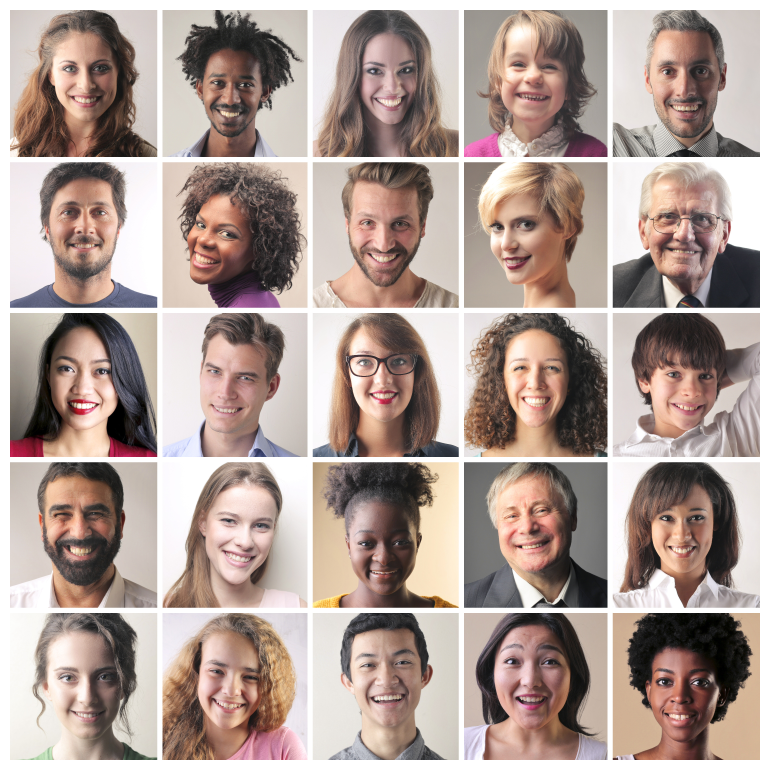
#> input picture Ch3_ObjectDetection/03_04/faces.jpeg, 3080 x 3080 px (shown at 1/4 size)
$ python 03_04.py
#> lines starting #> are read from the running program, lines starting #| are printed output that depends on the picture; after the words box and inside, x2 and y2 are one past the last pixel; in counts of white or black regions, pixels touching at a corner belong together
import numpy as np
import cv2

img = cv2.imread('faces.jpeg',1)
#> img is the input picture: shape (3080, 3080, 3); mean B, G, R 150.4, 157.5, 175.1

# Split into HSV, and output the HSV image
hsv = cv2.cvtColor(img, cv2.COLOR_BGR2HSV)
#> hsv: shape (3080, 3080, 3); mean H, S, V 31.4, 43.7, 175.6
h = hsv[:,:,0]
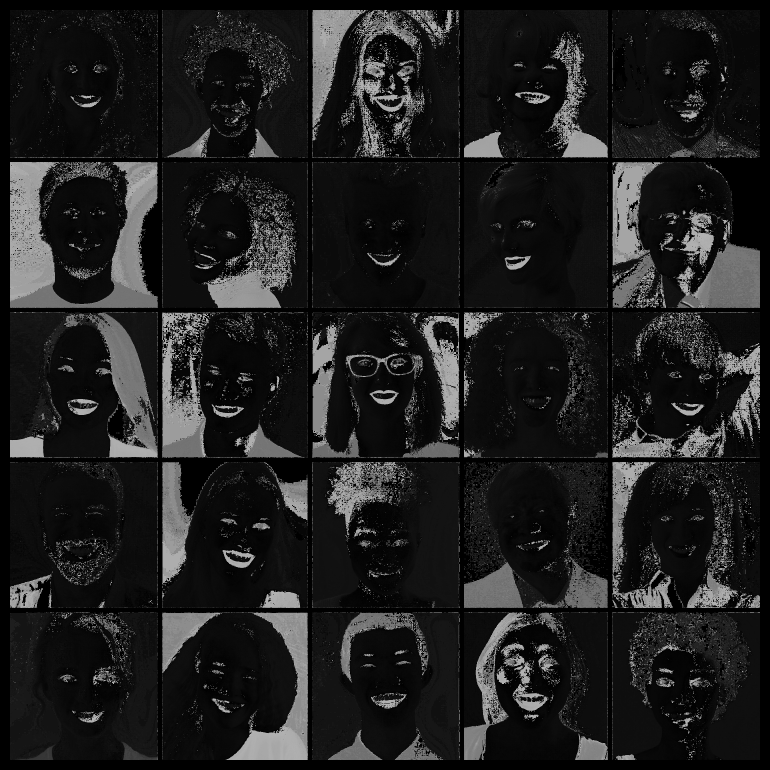
#> h: shape (3080, 3080) (shown at 1/4 size); min 0, max 179, mean 31.4
s = hsv[:,:,1]
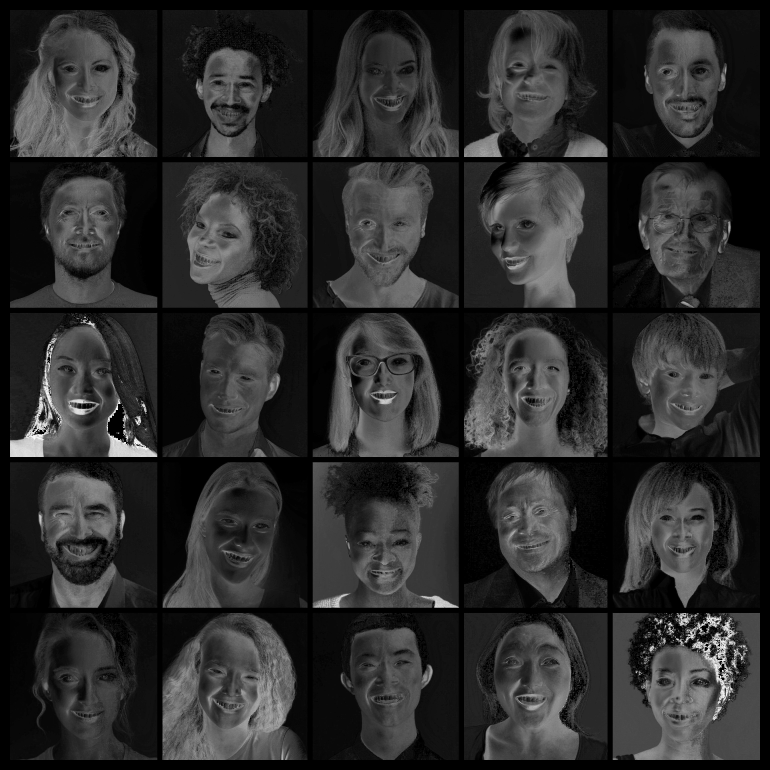
#> s: shape (3080, 3080) (shown at 1/4 size); min 0, max 255, mean 43.7
v = hsv[:,:,2]
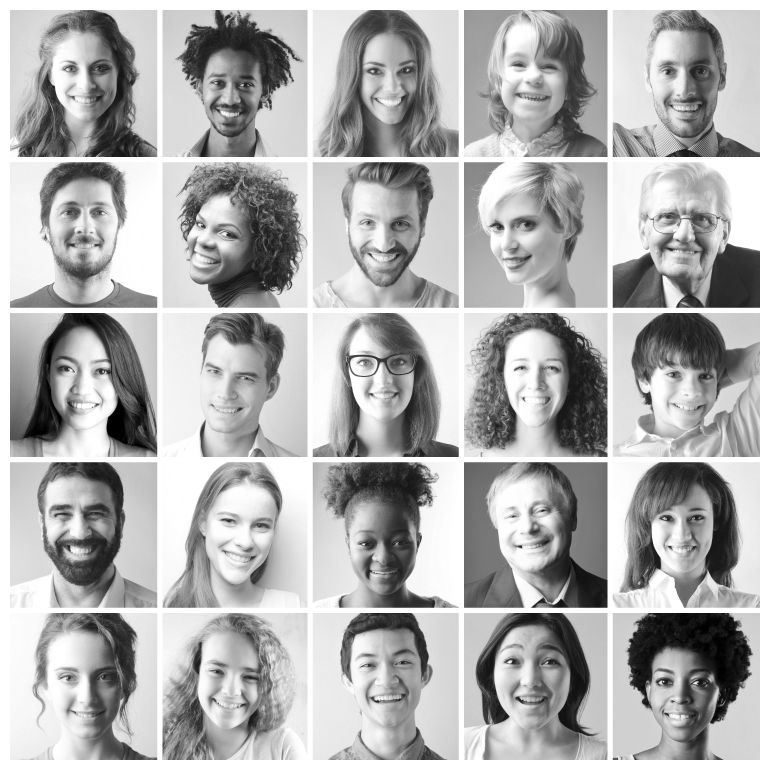
#> v: shape (3080, 3080) (shown at 1/4 size); min 0, max 255, mean 175.6

hsv_split = np.concatenate((h,s,v), axis=1)
hsv_split_smaller = cv2.resize(hsv_split, (0,0), fx=0.2, fy=0.2)
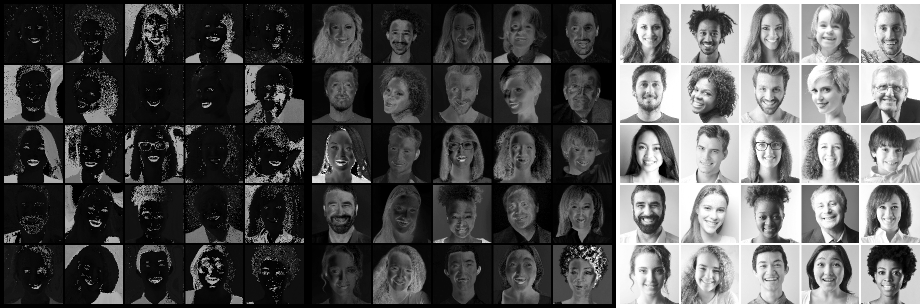
#> hsv_split_smaller: shape (616, 1848) (shown at 1/2 size); min 0, max 255, mean 83.4
cv2.imshow("Split HSV", hsv_split_smaller)

# hardcore skin detection with filter of hue and saturation
ret, min_sat = cv2.threshold(s, 40, 255, cv2.THRESH_BINARY)
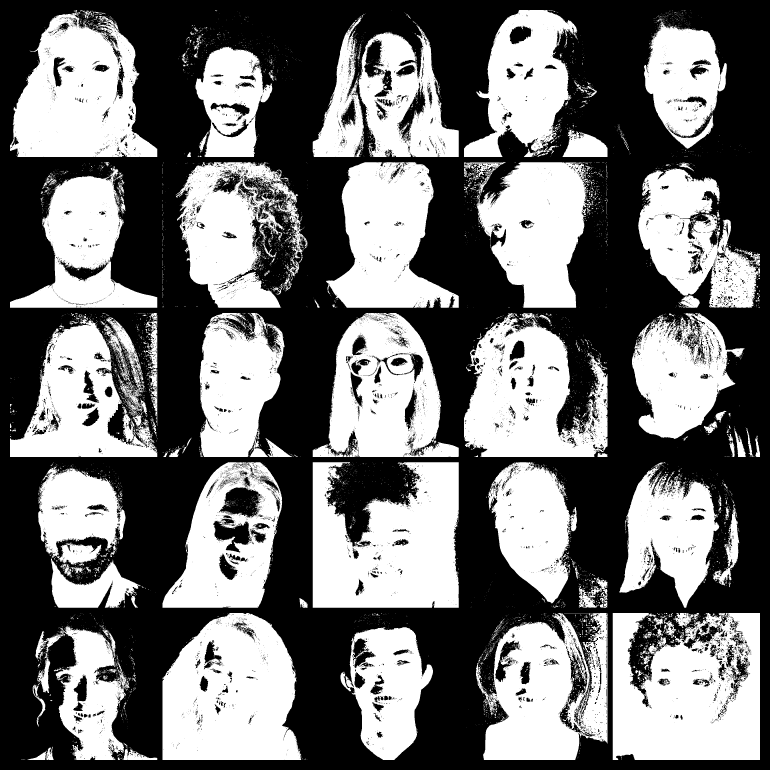
#> min_sat: shape (3080, 3080) (shown at 1/4 size); 44.9% white; 11686 white regions (11020 under 20 px), largest, box (x1, y1, x2, y2) and area: (2451, 2452, 3040, 3040) 278465, (1251, 1849, 1835, 2431) 264208, (650, 2452, 1205, 3040) 257180
ret, max_hue = cv2.threshold(h, 15, 255, cv2.THRESH_BINARY_INV)
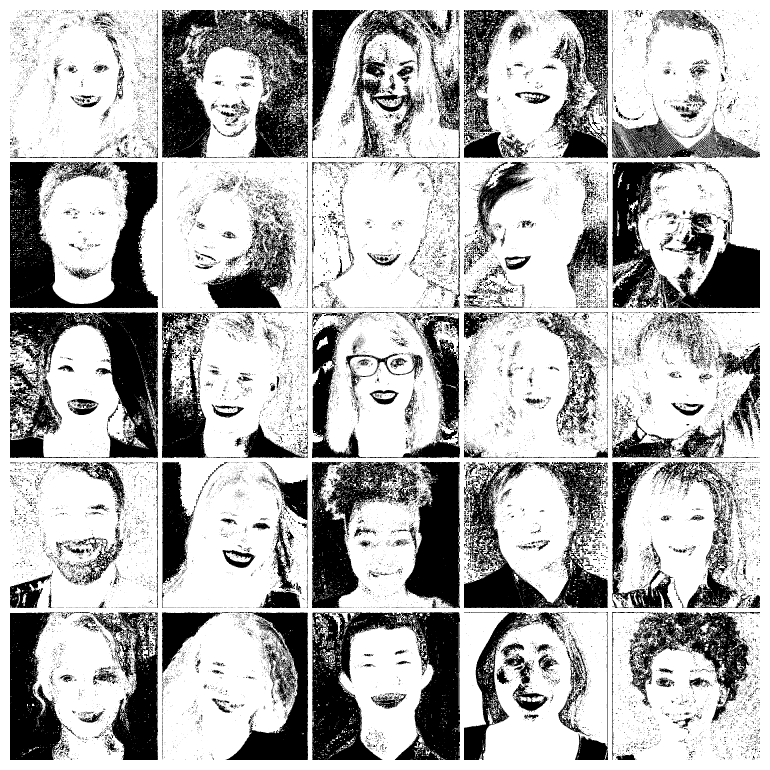
#> max_hue: shape (3080, 3080) (shown at 1/4 size); 70.2% white; 34267 black regions (31185 under 20 px), largest, box (x1, y1, x2, y2) and area: (1248, 2448, 1840, 3040) 196024, (648, 40, 1232, 632) 191670, (40, 648, 632, 1232) 169025
skin_detection = cv2.bitwise_and(min_sat, max_hue)
#> skin_detection: shape (3080, 3080); 37.8% white; 11487 white regions (10746 under 20 px), largest, box (x1, y1, x2, y2) and area: (2451, 2452, 3040, 3040) 230051, (40, 40, 629, 628) 213394, (650, 2452, 1182, 3040) 210330
filters_split = np.concatenate((min_sat, max_hue, skin_detection), axis = 1)
#> filters_split: shape (3080, 9240); 51% white; 63811 black regions (58663 under 20 px), largest, box (x1, y1, x2, y2) and area: (6160, 0, 9240, 3080) 5552432, (0, 0, 3080, 3080) 4930503, (4328, 2448, 4920, 3040) 196024
filters_split_smaller = cv2.resize(filters_split, (0,0), fx=0.2, fy=0.2)
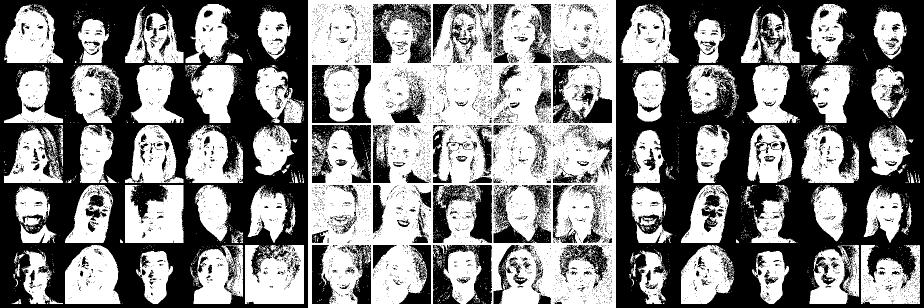
#> filters_split_smaller: shape (616, 1848) (shown at 1/2 size); 51.2% white; 7209 black regions (6856 under 20 px), largest, box (x1, y1, x2, y2) and area: (1232, 0, 1848, 616) 223862, (0, 0, 616, 616) 197948, (866, 490, 984, 608) 7802
cv2.imshow("Skin Detection", filters_split_smaller)

cv2.waitKey(0)
cv2.destroyAllWindows()
